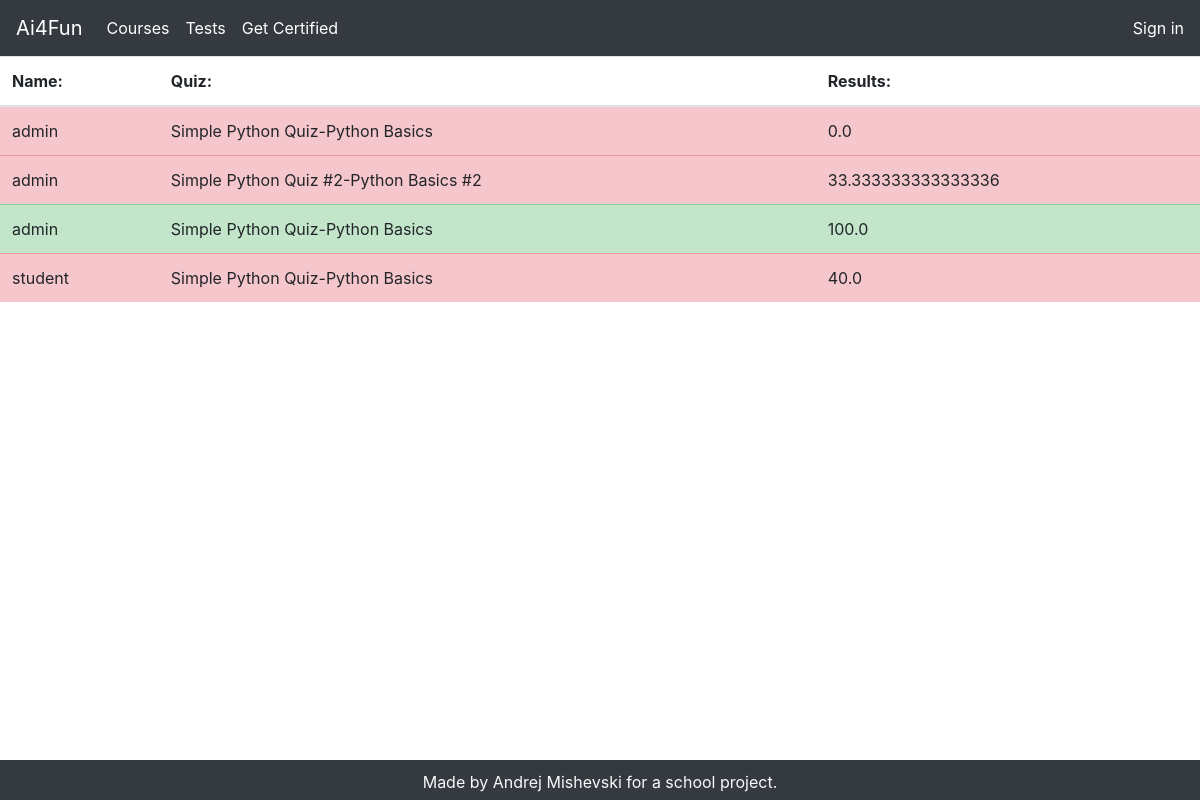
The app's page /results with its own data.
### results_module/models.py (models this page shows, shortened)
class Result(models.Model):
    quiz = models.ForeignKey(Quiz, on_delete=models.CASCADE)
    user = models.ForeignKey(User, on_delete=models.CASCADE)
    score = models.FloatField()

### quiz_module/models.py (models this page shows, shortened)
class Quiz(models.Model):
    name = models.CharField(max_length=120)
    topic = models.CharField(max_length=120)
    number_of_questions = models.IntegerField()
    time = models.IntegerField(help_text="duration of the quiz in minutes")
    required_score_to_pass = models.IntegerField(help_text="score in %")
    difficulty = models.CharField(max_length=6, choices=DIFF_CHOICES)
    def __str__(self):
        return f"{self.name}-{self.topic}"
    class Meta:
        verbose_name_plural = 'Quizes'

### login_module/views.py (the view)
# urls.py: path('results', views.results_view, name='results'),
def results_view(request):
    queryset = Result.objects.all()
    context = {"results": queryset}
    return render(request, "appPages/results.html", context)

### templates/appPages/results.html (shortened to what this page needs)
{% extends "appPages/base.html" %}
{% block content %}
     <table class="table">
  <thead>
    <tr>
      <th scope="col">Name:</th>
      <th scope="col">Quiz:</th>
      <th scope="col">Results:</th>
    </tr>
  </thead>
      <tbody>
      {% for result in results %}
          {% if result.score < 50 %}
    <tr class="table-danger">
      <td>{{ result.user }}</td>
      <td>{{ result.quiz }}</td>
      <td>{{result.score}}</td>
    </tr>
          {% endif %}
           {% if result.score > 50 %}
              <tr class="table-success">
                <td>{{ result.user }}</td>
                <td>{{ result.quiz }}</td>
                <td>{{result.score}}</td>
                </tr>
          {% endif %}
       {% endfor %}
  </tbody>
</table>
{% endblock %}

### records on screen
Result: user "admin", quiz "Simple Python Quiz-Python Basics", score "0.0"
Result: user "admin", quiz "Simple Python Quiz #2-Python Basics #2", score "33.333333333333336"
Result: user "admin", quiz "Simple Python Quiz-Python Basics", score "100.0"
Result: user "student", quiz "Simple Python Quiz-Python Basics", score "40.0"
